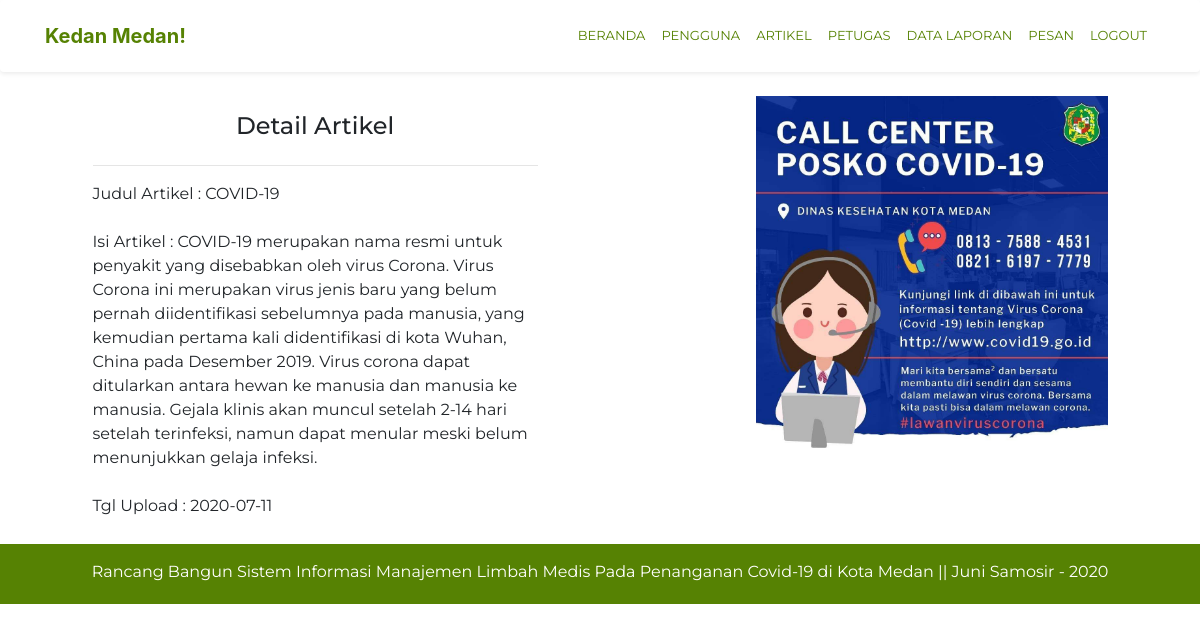
Page /artikel_admin/detail/1 on the committed database.
### tables this page shows
CREATE TABLE `artikel` (
  `id_artikel` int(11) NOT NULL,
  `judul_artikel` varchar(128) NOT NULL,
  `isi_artikel` text NOT NULL,
  `image_artikel` varchar(128) NOT NULL,
  `tgl_artikel` date NOT NULL
);

### application/controllers/artikel_admin.php (called while the page is built, shortened)
<?php
class Artikel_admin extends CI_Controller
{
	public function detail($id)
	{
		$data['title'] = 'Kedan Medan! Admin';
		$data['detail'] = $this->limbah_model->ambil_id_artikel($id);
		$this->load->view('templates/header_admin', $data);
		$this->load->view('templates/topbar_admin', $data);
		$this->load->view('admin/detail_artikel', $data);
		$this->load->view('templates/footer_admin');
	}
}

### index.php (called while the page is built, shortened)
<?php
require_once BASEPATH.'core/CodeIgniter.php';

### application/models/limbah_model.php (called while the page is built, shortened)
<?php
class Limbah_model extends CI_Model
{
	function ambil_id_artikel ($id)
	{
		$hasil = $this->db->where('id_artikel', $id)->get('artikel');
		if($hasil->num_rows() > 0)
		{
			return $hasil->result();
		}
		else
		{
			return false;
		}
	}
}
?>

### application/views/admin/detail_artikel.php (the view, shortened to what this page needs)
  <div class="container" style="font-family: Montserrat;">
    <div class="row justify-content-center">
      <div class="col-md-5">
          <div class="form-group mt-5 pt-5">
            <h1 class="h4  mb-4 mt-3 text-center">Detail Artikel</h1><hr>
               <div class="form-group">
                  <?php foreach($detail as $detail) : ?>
                    <div class="table">
                      <tr>
                        <td>Judul Artikel : </td>
                        <td><?= $detail->judul_artikel?></td>
                      </tr><br><br>
                      <tr>
                        <td>Isi Artikel : </td>
                        <td><?= $detail->isi_artikel?></td>
                      </tr><br><br>
                      <tr>
                        <td>Tgl Upload : </td>
                        <td><?= $detail->tgl_artikel?></td>
                      </tr>
                    </div>
                  </div>
          </div>
        </div>
        <div class="col-md-6 mb-5 pb-5">
          <img src="<?= base_url(). 'assets/img/'.$detail->image_artikel?>" class="float-right mt-5 pt-5" height="400">
        </div>
    </div>
  </div>
<?php endforeach; ?>

### rows in the picture
artikel: judul_artikel "COVID-19", isi_artikel "COVID-19 merupakan nama resmi untuk penyakit yang disebabkan oleh virus Corona. Virus Corona ini merupakan virus jenis baru yang belum pernah diidentifikasi sebelumnya pada manusia, yang kemudian pertama kali didentifikasi di kota Wuhan, China pada Desember 2019. Virus corona dapat ditularkan antara hewan ke manusia dan manusia ke manusia. Gejala klinis akan muncul setelah 2-14 hari setelah terinfeksi, namun dapat menular meski belum menunjukkan gelaja infeksi.", tgl_artikel "2020-07-11", image_artikel (picture)
